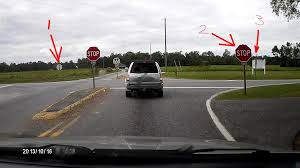
#> input picture coding/images/index.jpg, 300 x 168 px
$ python -i functions.py   (imports and definitions only)
#> lines starting #> are read from the running program, lines starting #| are printed output that depends on the picture; after the words box and inside, x2 and y2 are one past the last pixel; in counts of white or black regions, pixels touching at a corner belong together
import cv2 as cv
import numpy as np
import math


# this file stores functions that are used in the main file "laneDetection.py"

def ROI(img, divisions):
    # stores the height and width of the image
    height, width, _ = img.shape
    # creates a black image with the same dimensions as the original image
    mask = np.zeros((height, width), np.uint8)
    # sets fills the ROI with white
    pts = np.array([[0, height], [width, height], [4 * width / 5, height / 2], [width / 5, height / 2]],
                   np.int32)
    cv.fillConvexPoly(mask, pts, (255, 255, 255))
    # performs a bitwise and to isolate the ROI
    newImg = cv.bitwise_and(img, img, mask=mask)
    return newImg


def Blur(img):
    # applies a kernel blur to the image to reduce sharp edges
    blur = cv.blur(img, (3, 3))
    # blur = cv.GaussianBlur(img, (3,3),10)
    return blur


def HoughLinesP(img, thresh1, thresh2):
    # applies the canny edge detector on the image
    dst = cv.Canny(img, thresh1, thresh2)

    # applies the probabilistic Hough line transform on the result of the canny edge detector
    linesP = cv.HoughLinesP(dst, 1, np.pi / 180, 100, None)

    # For each pair of coordinates received, lines are drawn between the points
    if linesP is not None:
        for i in range(0, len(linesP)):
            l = linesP[i][0]
            cv.line(img, (l[0], l[1]), (l[2], l[3]), (0, 0, 255), 1, cv.LINE_AA)

    return img


def HoughLinesPPoints(img, thresh1, thresh2):
    # applies a Canny edge detector to the image
    dst = cv.Canny(img, thresh1, thresh2)

    # applies the probabilistic hough transform on the result of the canny edge detector
    linesP = cv.HoughLinesP(dst, 1, np.pi / 180, 100, None)

    # For each of the pairs of coordinates received, a point (small circle) is printed to the image
    if linesP is not None:
        for i in range(0, len(linesP)):
            l = linesP[i][0]
            cv.circle(img, (l[0], l[1]), 2, (0, 255, 0), -1)
            cv.circle(img, (l[2], l[3]), 2, (0, 255, 0), -1)

    return img


def GetCoordinates(img, thresh1, thresh2):
    # applies a Canny edge detector to the image
    dst = cv.Canny(img, thresh1, thresh2)
    # applies the probabilistic hough transform on the result of the canny edge detector
    linesP = cv.HoughLinesP(dst, 1, np.pi / 180, 100, None)
    # creates two arrays to store the coordinates
    x = []
    y = []

    # Stores the x and y coordinates in the two arrays
    if linesP is not None:
        for i in range(0, len(linesP)):
            l = linesP[i][0]
            x.append(l[0])
            x.append(l[2])
            y.append(l[1])
            y.append(l[3])
    return x, y


def Cost(x, y, theta):
    m = np.shape(x)[0]
    hyp = theta[0, 0] + (theta[1, 0] * x)
    J = (1 / (2 * m)) * ((hyp - y).transpose() * (hyp - y))
    return J


def Regression(x, y):
    xMean = np.mean(x)
    yMean = np.mean(y)
    xStd = np.std(x)
    yStd = np.std(y)

    grad = np.corrcoef(np.transpose(x), np.transpose(y))[1, 0] * (yStd / xStd)
    intercept = yMean - (grad * xMean)
    return grad, intercept


def RoadAngle(img):
    img = cv.resize(img, (1024, 581))

    # finalImg = np.copy(img)
    height, width, _ = img.shape

    img = ROI(img, 5)
    img = Blur(img)

    x, y = GetCoordinates(img, 150, 150)

    leftLaneX = []
    leftLaneY = []
    rightLaneX = []
    rightLaneY = []

    # FINDING THE STARTING POINTS OF THE LANES
    xBottom = [value for value in x if y[x.index(value)] > 29 * height / 30]
    xBottomL = [value for value in xBottom if value < (width / 2)]
    xBotttomR = [value for value in xBottom if value > (width / 2)]

    # calculated starting points of the lane
    leftCenter = int(np.mean(xBottomL))
    rightCenter = int(np.mean(xBotttomR))
    # Predefined starting points of the lane
    # leftCenter = int(1.75 * width / 10)
    # rightCenter = int(8.25 * width / 10)

    rectWidth = int(width / 30)
    rectHeight = int(height / 30)

    topLimit = int(height - rectHeight)
    bottomLimit = int(height)

    HoughLinesPPoints(img, 150, 150)

    for i in range(15):
        rightLimitL = int(leftCenter + rectWidth)
        leftLimitL = int(leftCenter - rectWidth)

        rightLimitR = int(rightCenter + rectWidth)
        leftLimitR = int(rightCenter - rectWidth)

        xCoordL = [value for value in x if rightLimitL >= value >= leftLimitL]
        xCoordL = [value for value in xCoordL if bottomLimit >= y[x.index(value)] >= topLimit]
        yCoordL = [y[x.index(value)] for value in xCoordL if
                   bottomLimit >= y[x.index(value)] >= topLimit]

        xCoordR = [value for value in x if rightLimitR >= value >= leftLimitR]
        xCoordR = [value for value in xCoordR if bottomLimit >= y[x.index(value)] >= topLimit]
        yCoordR = [y[x.index(value)] for value in xCoordR if
                   bottomLimit >= y[x.index(value)] >= topLimit]

        cv.rectangle(img, (rightLimitL, bottomLimit), (leftLimitL, topLimit), (0, 255, 255))
        cv.rectangle(img, (rightLimitR, bottomLimit), (leftLimitR, topLimit), (0, 0, 255))

        if len(xCoordL) != 0:
            xMeanL = int(sum(xCoordL) / len(xCoordL))
            cv.line(img, (xMeanL, topLimit), (xMeanL, bottomLimit), (255, 255, 255))
            cv.line(img, (leftCenter, topLimit), (leftCenter, bottomLimit), (255, 0, 255))

            if i != 0 and i != 16:
                for j in range(len(xCoordL)):
                    leftLaneX.append(xCoordL[j])
                    leftLaneY.append(yCoordL[j])

            leftCenter = xMeanL
        else:
            bufferL = width / 50
            leftCenter += int(bufferL)

        if len(xCoordR) != 0:
            xmeanR = int(sum(xCoordR) / len(xCoordR))
            cv.line(img, (xmeanR, topLimit), (xmeanR, bottomLimit), (255, 255, 255))
            cv.line(img, (xmeanR, topLimit), (xmeanR, bottomLimit), (255, 255, 255))

            if i != 0 or i != 16:
                for j in range(len(xCoordR)):
                    rightLaneX.append(xCoordR[j])
                    rightLaneY.append(yCoordR[j])

            rightCenter = xmeanR
        else:
            bufferR = -(width / 50)
            rightCenter += int(bufferR)

        bottomLimit -= rectHeight
        topLimit -= rectHeight

    # REGRESSION
    try:
        if len(leftLaneX) != 0:
            leftLaneFound = True
        else:
            leftLaneFound = False
        if len(rightLaneX) != 0:
            rightLaneFound = True
        else:
            rightLaneFound = False

        if leftLaneFound:
            gradL, interceptL = Regression(leftLaneX, leftLaneY)
            xTestL = [1, width / 2]
            yTestL = np.multiply(xTestL, gradL) + interceptL
            # cv.line(img, (int(xTestL[0]), int(yTestL[0])), (int(xTestL[1]), int(yTestL[1])), (255, 255, 0), 3)
            # cv.line(finalImg, (int(xTestL[0]), int(yTestL[0])), (int(xTestL[1]), int(yTestL[1])), (0, 255, 0), 3)
        else:
            print("No left points found")

        if rightLaneFound:
            gradR, interceptR = Regression(rightLaneX, rightLaneY)
            xTestR = [width / 2, width]
            yTestR = np.multiply(xTestR, gradR) + interceptR
            # cv.line(img, (int(xTestR[0]), int(yTestR[0])), (int(xTestR[1]), int(yTestR[1])), (255, 255, 0), 3)
            # cv.line(finalImg, (int(xTestR[0]), int(yTestR[0])), (int(xTestR[1]), int(yTestR[1])), (0, 255, 0), 3)
        else:
            print("No right points found")

        if leftLaneFound and rightLaneFound:
            angle = round(gradL + gradR, 2)
            # print(angle)

        xTurn = [width / 2, (width / 2) + (height * math.tan(math.radians(angle)))]
        yTurn = [height, 0]

        cv.line(img, (int(xTurn[0]), int(yTurn[0])), (int(xTurn[1]), int(yTurn[1])), (255, 255, 255), 2)
        # [6 lines of commented-out code are left out]

        return angle
    except:
        return False

>>> import cv2
>>> picture = cv2.imread('images/index.jpg')
#> picture is the input picture: shape (168, 300, 3); mean B, G, R 117.9, 121.8, 124.1
>>> result = RoadAngle(picture)
#> in RoadAngle, `img = cv.resize(img, (1024, 581))`:
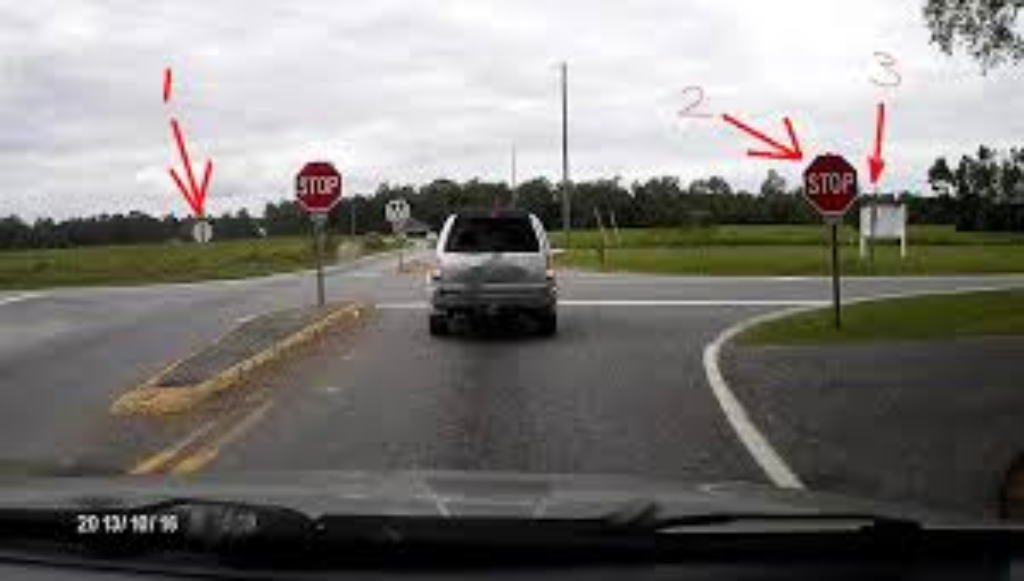
#> img: shape (581, 1024, 3); mean of channels 0, 1, 2 117.8, 121.7, 124; drawn as B, G, R
#> in ROI, `cv.fillConvexPoly(mask, pts, (255, 255, 255))`:
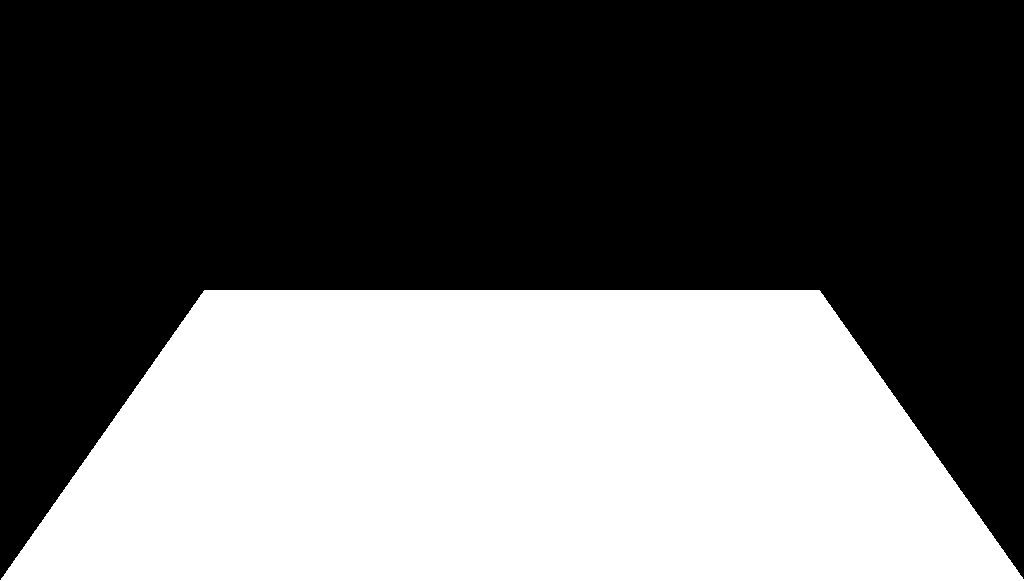
#> mask: shape (581, 1024); 40.1% white; 1 white region, box (x1, y1, x2, y2) and area: (0, 290, 1024, 581) 238722
#> in ROI, `newImg = cv.bitwise_and(img, img, mask=mask)`:
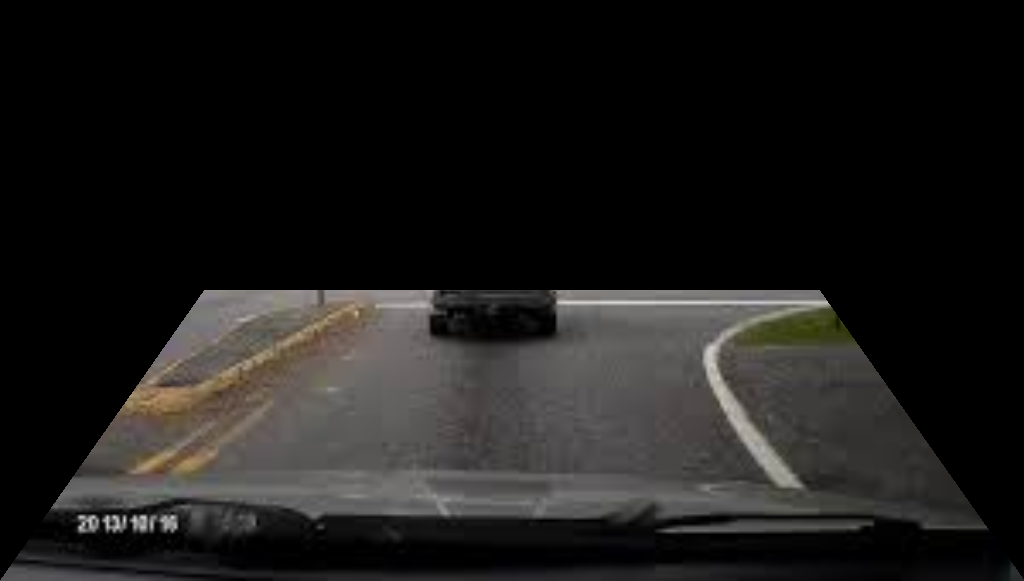
#> newImg: shape (581, 1024, 3); mean of channels 0, 1, 2 26, 27.1, 28.2; drawn as B, G, R
#> in GetCoordinates, `dst = cv.Canny(img, thresh1, thresh2)`:
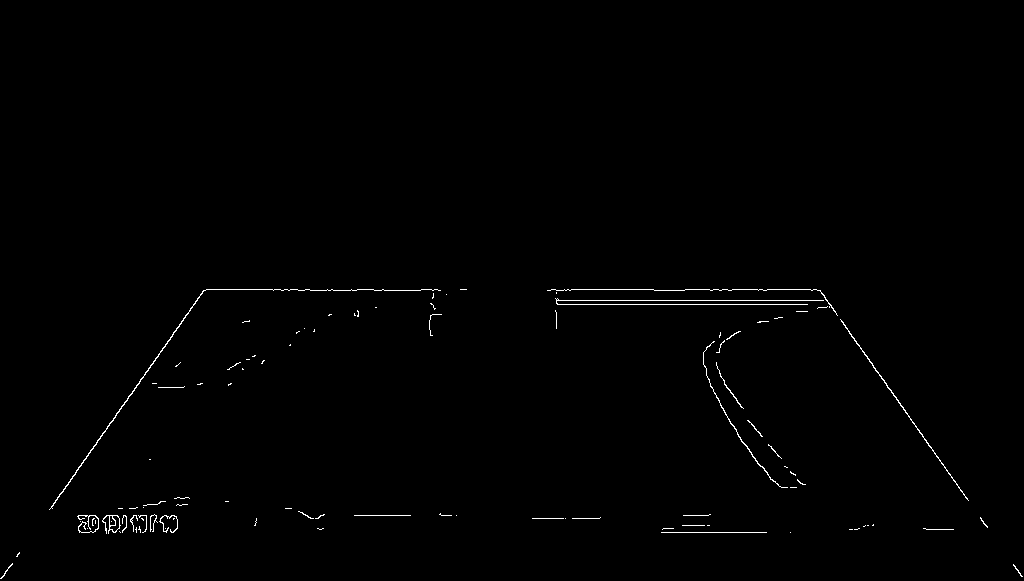
#> dst: shape (581, 1024); 0.58% white in thin lines or dots, all inside (x1, y1, x2, y2) = (0, 289, 1023, 579)
#> in GetCoordinates, `linesP = cv.HoughLinesP(dst, 1, np.pi / 180, 100, None)`: linesP = 39 rows, first 6: [357, 289, 373, 289], [290, 289, 297, 289], [206, 289, 272, 289], [556, 300, 823, 300], [557, 304, 807, 304], [69, 482, 70, 481]
#> the loop in GetCoordinates, `for i in range(0, len(linesP)):` made 39 passes
#> l on passes 1 to 12: [357, 289, 373, 289], [290, 289, 297, 289], [206, 289, 272, 289], [556, 300, 823, 300], [557, 304, 807, 304], [69, 482, 70, 481], [61, 493, 65, 488], [141, 379, 173, 334], [1020, 575, 1021, 576], [944, 466, 945, 467], [654, 290, 684, 290], [888, 387, 911, 419]
#> after the loop in GetCoordinates, `for i in range(0, len(linesP)):`: x = 78 values, max 1021 at index 17, min 1 at index 68, mean 506.8; y = 78 values, max 578 at index 68, min 289 at index 0, mean 394.6
#> in RoadAngle, `xBottom = [value for value in x if y[x.index(value)] > 29 * height / 30]`: xBottom = [1020, 1021, 1, 3]
#> in RoadAngle, `xBottomL = [value for value in xBottom if value < (width / 2)]`: xBottomL = [1, 3]
#> in RoadAngle, `xBotttomR = [value for value in xBottom if value > (width / 2)]`: xBotttomR = [1020, 1021]
#> in RoadAngle, `leftCenter = int(np.mean(xBottomL))`: leftCenter = 2
#> in RoadAngle, `rightCenter = int(np.mean(xBotttomR))`: rightCenter = 1020
#> the loop in HoughLinesPPoints, `for i in range(0, len(linesP)):` made 39 passes
#> after the loop in HoughLinesPPoints, `for i in range(0, len(linesP)):`:
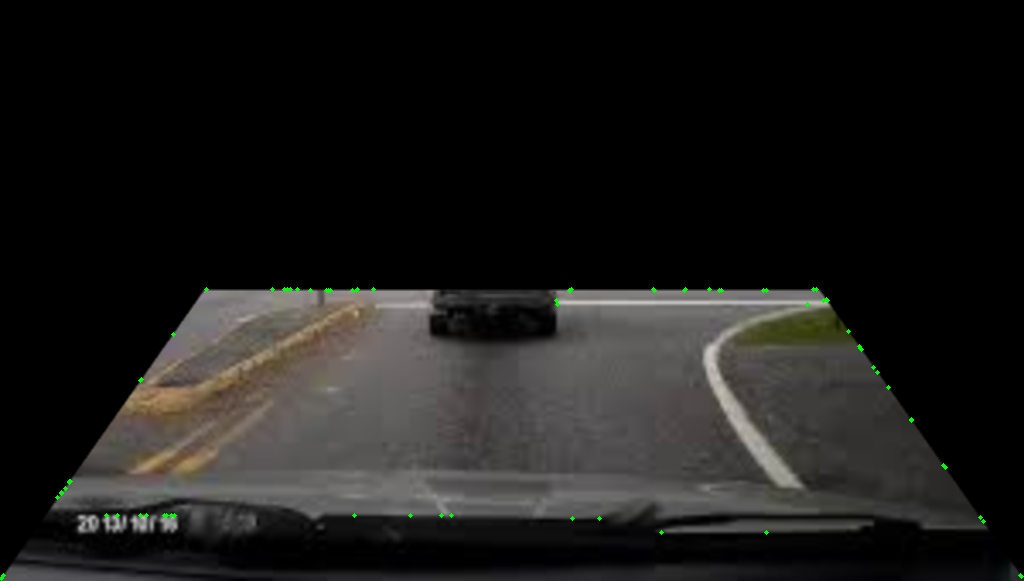
#> img: shape (581, 1024, 3); mean of channels 0, 1, 2 25.9, 27.4, 28.1; drawn as B, G, R
#> the loop in RoadAngle, `for i in range(15):` made 15 passes
#> (rightLimitL, leftLimitL, rightLimitR, leftLimitR, xCoordL, yCoordL, xCoordR, yCoordR) on passes 1, 6, 11, 13, 14: (36, -32, 1054, 986, [1, 3], [578, 575], [1020, 1021], [575, 576]), (95, 27, 995, 927, [69, 70, 69], [482, 481, 482], [945], [467]), (183, 115, 925, 857, [141, 140, 140], [379, 380, 380], [888, 877], [387, 372]), (194, 126, 909, 841, [173], [334], [859, 860, 861], [346, 348, 349]), (207, 139, 894, 826, [173], [334], [848], [331])
#> (rightLimitL, leftLimitL, rightLimitR, leftLimitR, xCoordL, xCoordR, yCoordR, leftCenter) on passes 4, 7, 12, 15: (76, 8, 1014, 946, [69, 70, 61, 65, 57, 61, 69], [980, 983], [517, 521], 62), (103, 35, 979, 911, [69, 70, 61, 65, 57, 61, 69], [944, 945, 943], [466, 467, 465], 89), (174, 106, 916, 848, [141, 173, 106, 117, 171, 174, 164, 166, 140, 140, 146], [873, 877], [367, 372], 160), (207, 139, 882, 814, [206, 141, 173, 171, 174, 164, 166, 140, 140, 146], [823, 826, 827], [300, 299, 300], 193)
#> after the loop in RoadAngle, `for i in range(15):`:
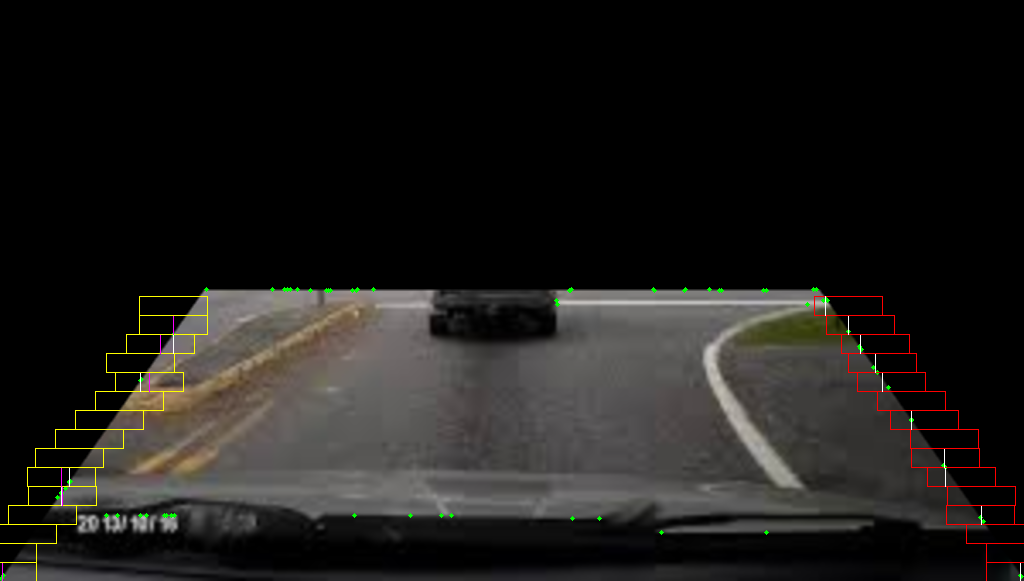
#> img: shape (581, 1024, 3); 0.61% of pixels changed, all inside (x1, y1, x2, y2) = (0, 296, 1024, 581); drawn as B, G, R
#> after the loop in RoadAngle, `for i in range(15):`: bottomLimit = 296; leftLaneX = [61, 65, 57, 61, 69, 70, 69, 141, 140, 140, 173, 173]; leftLaneY = [493, 488, 497, 493, 482, 481, 482, 379, 380, 380, 334, 334]; rightLaneX = [1020, 1021, 980, 983, 945, 944, 945, 943, 911, 911, 888, 877, 873, 877, 859, 860, 861, 848, 823, 826, 827]; rightLaneY = [575, 576, 517, 521, 467, 466, 467, 465, 419, 419, 387, 372, 367, 372, 346, 348, 349, 331, 300, 299, 300]; topLimit = 277
#> in Regression, `xMean = np.mean(x)`: xMean = 101.6
#> in Regression, `yMean = np.mean(y)`: yMean = 435.2
#> in Regression, `xStd = np.std(x)`: xStd = 45.14
#> in Regression, `yStd = np.std(y)`: yStd = 64.23
#> in Regression, `grad = np.corrcoef(np.transpose(x), np.transpose(y))[1, 0] * (yStd / x..`: grad = -1.42
#> in Regression, `intercept = yMean - (grad * xMean)`: intercept = 579.8
#> in RoadAngle, `gradL, interceptL = Regression(leftLaneX, leftLaneY)`: gradL = -1.42; interceptL = 579.8
#> in RoadAngle, `yTestL = np.multiply(xTestL, gradL) + interceptL`: yTestL = [578.4, -148.7]
#> in RoadAngle, `gradR, interceptR = Regression(rightLaneX, rightLaneY)`: gradR = 1.41; interceptR = -864.9
#> in RoadAngle, `yTestR = np.multiply(xTestR, gradR) + interceptR`: yTestR = [-142.9, 579.2]
#> in RoadAngle, `angle = round(gradL + gradR, 2)`: angle = -0.01
#> in RoadAngle, `xTurn = [width / 2, (width / 2) + (height * math.tan(math.radians(angl..`: xTurn = [512, 511.9]
#> in RoadAngle, `cv.line(img, (int(xTurn[0]), int(yTurn[0])), (int(xTurn[1]), int(yTurn..`:
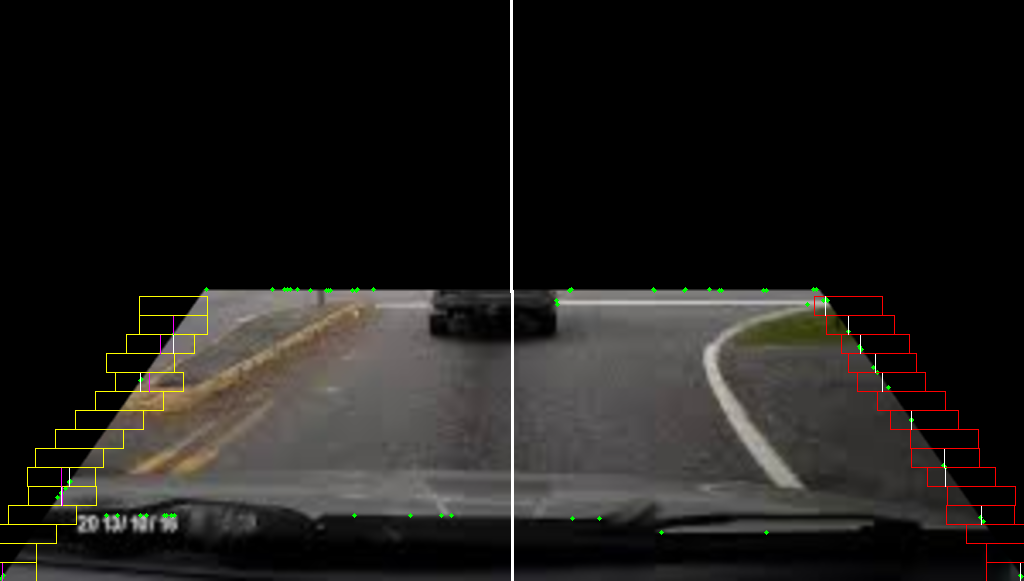
#> img: shape (581, 1024, 3); 0.29% of pixels changed, all inside (x1, y1, x2, y2) = (510, 0, 514, 581); drawn as B, G, R
#> result = -0.01
